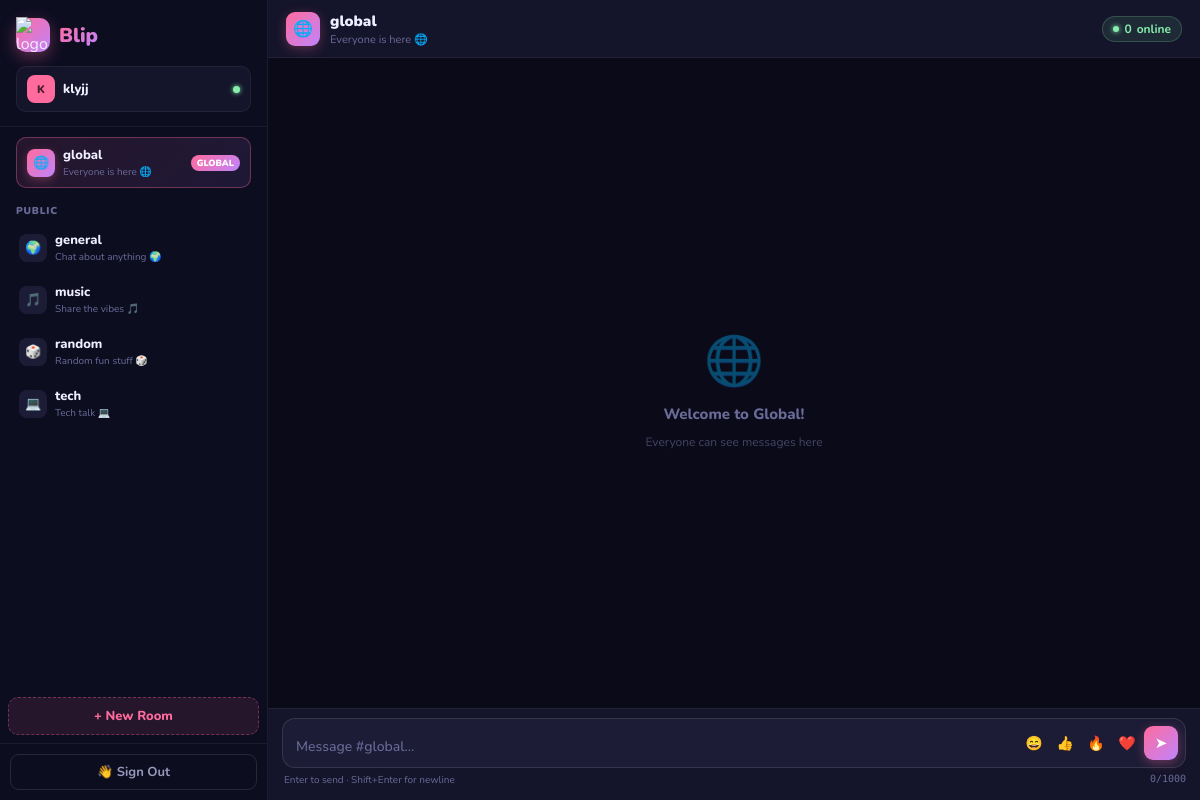
The page /chat (signed in) on the database its author committed.
### tables this page shows
CREATE TABLE rooms (
                id INTEGER PRIMARY KEY AUTOINCREMENT,
                name TEXT UNIQUE NOT NULL,
                description TEXT,
                is_global INTEGER DEFAULT 0,
                is_private INTEGER DEFAULT 0,
                owner_id INTEGER,
                created_at TIMESTAMP DEFAULT CURRENT_TIMESTAMP,
                FOREIGN KEY (owner_id) REFERENCES users(id)
            );

### app.py (the view)
@app.route("/chat")
def chat():
    if "user_id" not in session:
        return redirect(url_for("login"))
    rooms = get_user_rooms(session["user_id"])
    return render_template("chat.html", rooms=rooms,
                           username=session["username"],
                           avatar_color=session["avatar_color"],
                           user_id=session["user_id"])

### app.py (called while the page is built)
def get_db():
    conn = sqlite3.connect(DB)
    conn.row_factory = sqlite3.Row
    return conn

def get_user_rooms(user_id):
    with get_db() as db:
        rooms = db.execute("""
            SELECT r.*, u.username as owner_name
            FROM rooms r
            LEFT JOIN users u ON r.owner_id = u.id
            WHERE r.is_private = 0
               OR r.owner_id = ?
               OR EXISTS (
                   SELECT 1 FROM room_invites ri
                   WHERE ri.room_id = r.id AND ri.user_id = ?
               )
            ORDER BY r.is_global DESC, r.is_private ASC, r.name ASC
        """, (user_id, user_id)).fetchall()
    return rooms

### templates/chat.html (shortened to what this page needs)
<!DOCTYPE html>
<html lang="en">
<head>
</head>
<body>
<aside class="sidebar" id="sidebar">
  <div class="sidebar-header">
    <div class="logo">
      <div class="logo-icon"><img src="{{ url_for('static', filename='logo.png')}}" alt="logo" height="36px" style="height=36px:auto;vertical-align: middle;"></div>
      <div class="logo-text">Blip</div>
    </div>
    <div class="user-card">
      <div class="avatar" style="background:{{ avatar_color }}">{{ username[0].upper() }}</div>
      <span class="user-name">{{ username }}</span>
      <div class="online-dot"></div>
    </div>
  </div>
  <div class="rooms-list">
    {% for room in rooms if room.is_global %}
    <div style="padding: 10px 8px 0;">
      <div class="room-item global-room active"
           onclick="switchRoom({{ room.id }},'{{ room.name }}','{{ room.description }}',true,false,0)"
           id="room-{{ room.id }}" data-id="{{ room.id }}" data-name="{{ room.name }}"
           data-desc="{{ room.description }}" data-global="true" data-private="false" data-owner="0">
        <div class="room-icon">🌐</div>
        <div class="room-info"><div class="room-name">{{ room.name }}</div><div class="room-desc">{{ room.description }}</div></div>
        <span class="global-badge">GLOBAL</span>
      </div>
    </div>
    {% endfor %}
    {% set pub = rooms | selectattr('is_global','equalto',0) | selectattr('is_private','equalto',0) | list %}
    {% if pub %}
    <div class="rooms-group-label" style="margin-top:8px;">Public</div>
    {% for room in pub %}
    <div class="room-item"
         onclick="switchRoom({{ room.id }},'{{ room.name }}','{{ room.description }}',false,false,{{ room.owner_id or 0 }})"
         id="room-{{ room.id }}" data-id="{{ room.id }}" data-name="{{ room.name }}"
         data-desc="{{ room.description }}" data-global="false" data-private="false" data-owner="{{ room.owner_id or 0 }}">
      <div class="room-icon">
        {% if room.name=='general' %}🌍{% elif room.name=='random' %}🎲{% elif room.name=='tech' %}💻{% elif room.name=='music' %}🎵{% else %}#{% endif %}
      </div>
      <div class="room-info"><div class="room-name">{{ room.name }}</div><div class="room-desc">{{ room.description }}</div></div>
    </div>
    {% endfor %}
    {% endif %}
  </div>
  <div style="padding: 0 8px 8px;">
    <button onclick="openModal('create-modal')" style="width:100%;padding:9px;background:rgba(255,107,157,.1);border:1px dashed rgba(255,107,157,.35);border-radius:10px;color:var(--pink);font-family:'Nunito',sans-serif;font-size:13px;font-weight:800;cursor:pointer;transition:all .15s;" onmouseover="this.style.background='rgba(255,107,157,.18)'" onmouseout="this.style.background='rgba(255,107,157,.1)'">
      + New Room
    </button>
  </div>
  <div class="sidebar-footer">
    <button class="logout-btn" onclick="window.location='/logout'">👋 Sign Out</button>
  </div>
</aside>
<main class="main">
  <div class="chat-header">
    <div class="chat-header-icon is-global" id="header-icon">🌐</div>
    <div class="chat-header-info">
      <h2 id="header-name">global</h2>
      <p id="header-desc">Everyone is here 🌐</p>
    </div>
    <div class="header-actions" id="header-actions">
      <div class="members-badge" id="members-badge">
        <div class="dot"></div>
        <span id="member-count">0</span>
        <span class="label"> online</span>
      </div>
    </div>
  </div>
  <div class="messages-area" id="messages">
    <div class="empty-state" id="empty-state">
      <div class="icon">🌐</div>
      <p>Welcome to Global!</p>
      <small>Everyone can see messages here</small>
    </div>
  </div>
  <div class="input-area">
    <div class="input-wrap">
      <textarea id="msg-input" rows="1" placeholder="Message #global..." maxlength="1000"></textarea>
      <div class="input-actions">
        <button class="emoji-btn" onclick="insertEmoji('😄')">😄</button>
        <button class="emoji-btn hide-xs" onclick="insertEmoji('👍')">👍</button>
        <button class="emoji-btn hide-xs" onclick="insertEmoji('🔥')">🔥</button>
        <button class="emoji-btn" onclick="insertEmoji('❤️')">❤️</button>
        <button class="send-btn" onclick="sendMessage()">➤</button>
      </div>
    </div>
    <div class="input-hint">
      <span class="desktop-hint">Enter to send · Shift+Enter for newline</span>
      <span class="char-count" id="char-count">0/1000</span>
    </div>
  </div>
</main>
</body>
</html>

### rows shown on the page
rooms: name "global", description "Everyone is here 🌐"
rooms: name "general", description "Chat about anything 🌍"
rooms: name "music", description "Share the vibes 🎵"
rooms: name "random", description "Random fun stuff 🎲"
rooms: name "tech", description "Tech talk 💻"

### other values the page prints
{{ username[0].upper() }} "K"
{{ username }} "klyjj"
